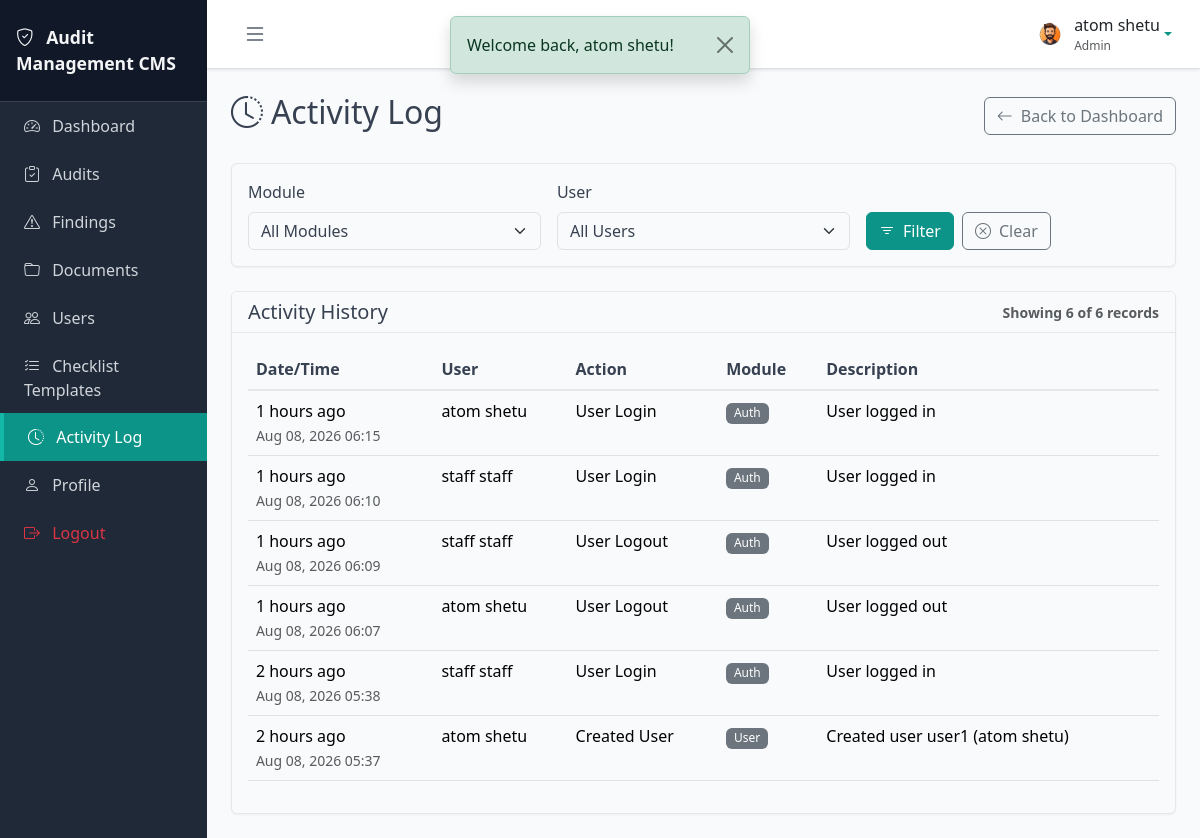
The page /modules/logs/activity.php (signed in) on the database its author committed.
### tables this page shows
CREATE TABLE `activity_log` (
  `id` int(11) NOT NULL,
  `user_id` int(11) DEFAULT NULL,
  `action` varchar(100) NOT NULL,
  `module` varchar(50) NOT NULL,
  `reference_id` int(11) DEFAULT NULL,
  `description` text DEFAULT NULL,
  `created_at` timestamp NOT NULL DEFAULT current_timestamp()
);

CREATE TABLE `users` (
  `id` int(11) NOT NULL,
  `full_name` varchar(100) NOT NULL,
  `username` varchar(50) NOT NULL,
  `email` varchar(100) NOT NULL,
  `password` varchar(255) NOT NULL,
  `role_id` int(11) NOT NULL,
  `avatar` varchar(255) DEFAULT NULL,
  `status` enum('active','inactive') DEFAULT 'active',
  `created_at` timestamp NOT NULL DEFAULT current_timestamp(),
  `updated_at` timestamp NOT NULL DEFAULT current_timestamp() ON UPDATE current_timestamp()
);

### modules/logs/activity.php (the view, shortened to what this page needs)
<?php
require_once __DIR__ . '/../../config/db.php';
$page = intval($_GET['page'] ?? 1);
$per_page = 20;
$offset = ($page - 1) * $per_page;
try {
    $where = [];
    $params = [];
    $where_clause = !empty($where) ? ' WHERE ' . implode(' AND ', $where) : '';
    $stmt = $pdo->prepare("SELECT COUNT(*) FROM activity_log al" . $where_clause);
    $stmt->execute($params);
    $total_records = $stmt->fetchColumn();
    $stmt = $pdo->prepare("SELECT al.*, u.full_name as user_name FROM activity_log al LEFT JOIN users u ON al.user_id = u.id" . $where_clause . " ORDER BY al.created_at DESC LIMIT ? OFFSET ?");
    $stmt->execute(array_merge($params, [$per_page, $offset]));
    $activities = $stmt->fetchAll();
} catch (PDOException $e) {
    setFlashMessage('Error fetching activity log: ' . $e->getMessage(), 'danger');
    $activities = [];
    $total_pages = 1;
    $modules = [];
    $users = [];
}
function timeAgo($datetime) {
    $time = strtotime($datetime);
    $now = time();
    $diff = $now - $time;
    if ($diff < 60) {
        return 'Just now';
    } elseif ($diff < 3600) {
        return floor($diff / 60) . ' minutes ago';
    } elseif ($diff < 86400) {
        return floor($diff / 3600) . ' hours ago';
    } elseif ($diff < 604800) {
        return floor($diff / 86400) . ' days ago';
    } else {
        return date('M d, Y H:i', $time);
    }
}
require_once __DIR__ . '/../../includes/header.php';
?>
<div class="d-flex justify-content-between align-items-center mb-4">
    <h2><i class="bi bi-clock-history me-2"></i>Activity Log</h2>
    <a href="<?php echo BASE_URL; ?>/dashboard.php" class="btn btn-outline-secondary">
        <i class="bi bi-arrow-left me-2"></i>Back to Dashboard
    </a>
</div>
<div class="card mb-4">
    <div class="card-body">
        <form method="GET" action="" class="row g-3">
            <div class="col-md-4">
                <label for="module" class="form-label">Module</label>
                <select class="form-select" id="module" name="module">
                    <option value="">All Modules</option>
                </select>
            </div>
            <div class="col-md-4">
                <label for="user" class="form-label">User</label>
                <select class="form-select" id="user" name="user">
                    <option value="">All Users</option>
                </select>
            </div>
            <div class="col-md-4 d-flex align-items-end">
                <div class="d-flex gap-2 w-100">
                    <button type="submit" class="btn btn-primary">
                        <i class="bi bi-filter me-2"></i>Filter
                    </button>
                    <a href="<?php echo BASE_URL; ?>/modules/logs/activity.php" class="btn btn-outline-secondary">
                        <i class="bi bi-x-circle me-2"></i>Clear
                    </a>
                </div>
            </div>
        </form>
    </div>
</div>
<div class="card">
    <div class="card-header">
        <div class="d-flex justify-content-between align-items-center">
            <h5 class="mb-0">Activity History</h5>
            <span class="text-muted small">Showing <?php echo count($activities); ?> of <?php echo $total_records; ?> records</span>
        </div>
    </div>
    <div class="card-body">
        <?php if (empty($activities)): ?>
        <div class="text-center py-5">
            <i class="bi bi-inbox fs-1 text-muted"></i>
            <p class="text-muted mt-3">No activity found.</p>
        </div>
        <?php else: ?>
        <div class="table-responsive">
            <table class="table table-hover">
                <thead>
                    <tr>
                        <th>Date/Time</th>
                        <th>User</th>
                        <th>Action</th>
                        <th>Module</th>
                        <th>Description</th>
                    </tr>
                </thead>
                <tbody>
                    <?php foreach ($activities as $activity): ?>
                    <tr>
                        <td>
                            <div><?php echo timeAgo($activity['created_at']); ?></div>
                            <small class="text-muted"><?php echo date('M d, Y H:i', strtotime($activity['created_at'])); ?></small>
                        </td>
                        <td><?php echo htmlspecialchars($activity['user_name'] ?? 'Unknown'); ?></td>
                        <td><?php echo htmlspecialchars($activity['action'] ?? ''); ?></td>
                        <td>
                            <span class="badge bg-secondary"><?php echo htmlspecialchars($activity['module'] ?? ''); ?></span>
                        </td>
                        <td><?php echo htmlspecialchars($activity['description'] ?? '-'); ?></td>
                    </tr>
                    <?php endforeach; ?>
                </tbody>
            </table>
        </div>
        <?php endif; ?>
    </div>
</div>
<?php require_once __DIR__ . '/../../includes/footer.php'; ?>

### assets/css/style.css (style rules this page uses)
:root { --bs-primary: #0d9488; --bs-primary-rgb: 13, 148, 136; --bs-primary-hover: #0f766e; --bs-primary-active: #0d5f56; --bs-link-color: #0d9488; --bs-link-hover-color: #0f766e; --bs-body-color: #374151; --bs-body-bg: #f9fafb; }
.card { border: 1px solid #e5e7eb; box-shadow: 0 1px 2px rgba(0, 0, 0, 0.05); }
.card-header { background-color: #f9fafb; border-bottom: 1px solid #e5e7eb; font-weight: 600; }
.table { background-color: white; }
.table thead th { background-color: #f9fafb; border-bottom: 2px solid #e5e7eb; font-weight: 600; color: #374151; }
.btn-primary { background-color: var(--bs-primary); border-color: var(--bs-primary); }
.badge { font-weight: 500; }
a { color: var(--bs-link-color); text-decoration: none; }

### rows shown on the page
activity_log: created_at "1 hours ago", created_at "Aug 08, 2026 06:15", user.full_name "atom shetu", action "User Login", module "Auth", description "User logged in"
activity_log: created_at "1 hours ago", created_at "Aug 08, 2026 06:10", user.full_name "staff staff", action "User Login", module "Auth", description "User logged in"
activity_log: created_at "1 hours ago", created_at "Aug 08, 2026 06:09", user.full_name "staff staff", action "User Logout", module "Auth", description "User logged out"
activity_log: created_at "1 hours ago", created_at "Aug 08, 2026 06:07", user.full_name "atom shetu", action "User Logout", module "Auth", description "User logged out"
activity_log: created_at "2 hours ago", created_at "Aug 08, 2026 05:38", user.full_name "staff staff", action "User Login", module "Auth", description "User logged in"
activity_log: created_at "2 hours ago", created_at "Aug 08, 2026 05:37", user.full_name "atom shetu", action "Created User", module "User", description "Created user user1 (atom shetu)"

### other values the page prints
$flash['message'] "Welcome back, atom shetu!"
APP_NAME "Audit Management CMS"
$currentUser['name'] "atom shetu"
$currentUser['role'] "Admin"
count($activities) "6"
$total_records "6"
